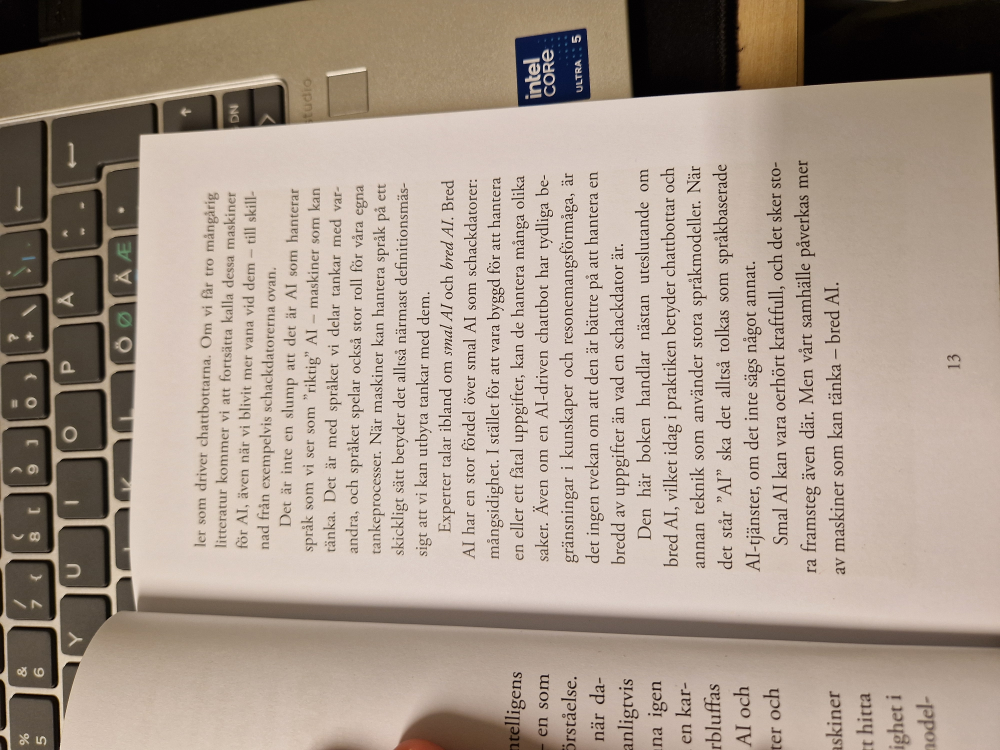
#> input picture Ai för nybörjare 2.0/20260828_091738.jpg, 4000 x 3000 px (shown at 1/4 size); its folder holds only this picture in this run
$ python -i step5_reocr.py   (imports and definitions only)
#> lines starting #> are read from the running program, lines starting #| are printed output that depends on the picture; after the words box and inside, x2 and y2 are one past the last pixel; in counts of white or black regions, pixels touching at a corner belong together
#!/usr/bin/env python3
"""Steg 5: re-OCR med förbättrad preprocessing. Behåller bäst text per sida."""
import os, re, json, subprocess
from PIL import Image, ImageOps
import cv2
import numpy as np

CROP = "/home/agentops/bok-projekt/crop"
OCR = "/home/agentops/bok-projekt/ocr"
OCR2 = "/home/agentops/bok-projekt/ocr2"
TMP = "/tmp/bok/enh"
# [2 lines not run here, left out]

def score(txt):
    """Andel bokstäver bland alla tecken utom mellanslag. Hög = ren text."""
    t = re.sub(r"\s", "", txt)
    if len(t) < 20:
        return 0.0
    letters = sum(1 for c in t if c.isalpha())
    return letters / len(t)

def enhance_and_ocr(crop_path, out_txt_base):
#> called with out_txt_base = 'out.png'
    im = Image.open(crop_path).convert("RGB")
#> im is the input picture: PIL image 4000x3000 RGB; mean R, G, B 169.3, 153.9, 140.7
    if im.width < 2600:
        s = 2600 / im.width
        im = im.resize((2600, int(im.height * s)), Image.LANCZOS)
    g = cv2.cvtColor(np.array(im), cv2.COLOR_RGB2GRAY)
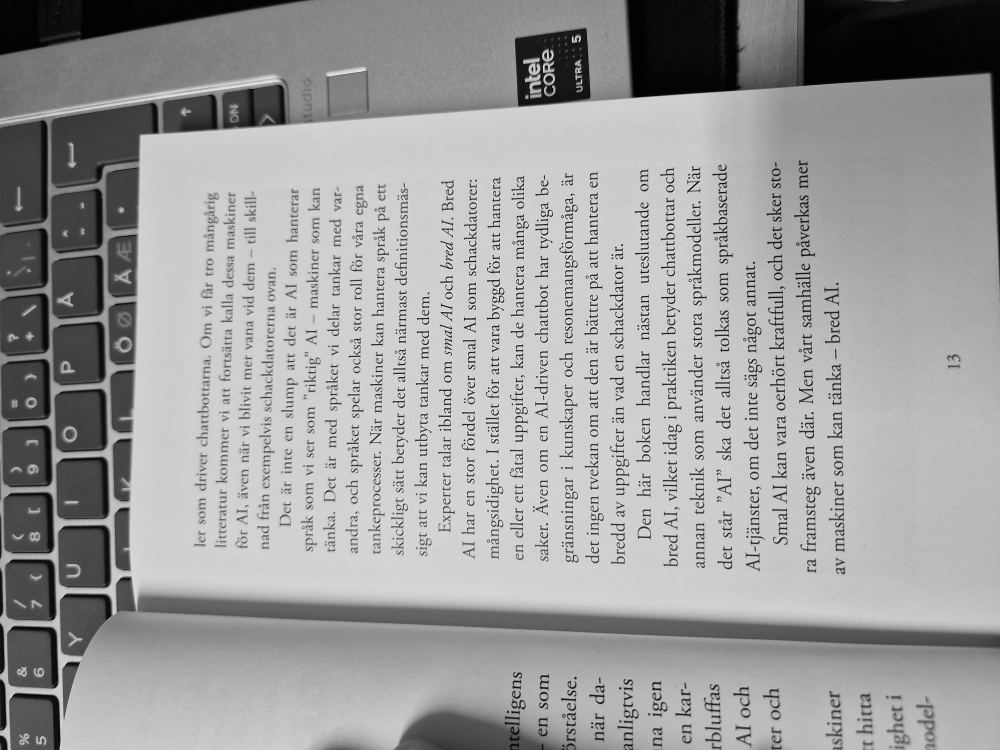
#> g: shape (3000, 4000) (shown at 1/4 size); min 0, max 253, mean 157
    clahe = cv2.createCLAHE(clipLimit=2.0, tileGridSize=(16, 16))
    g = clahe.apply(g)
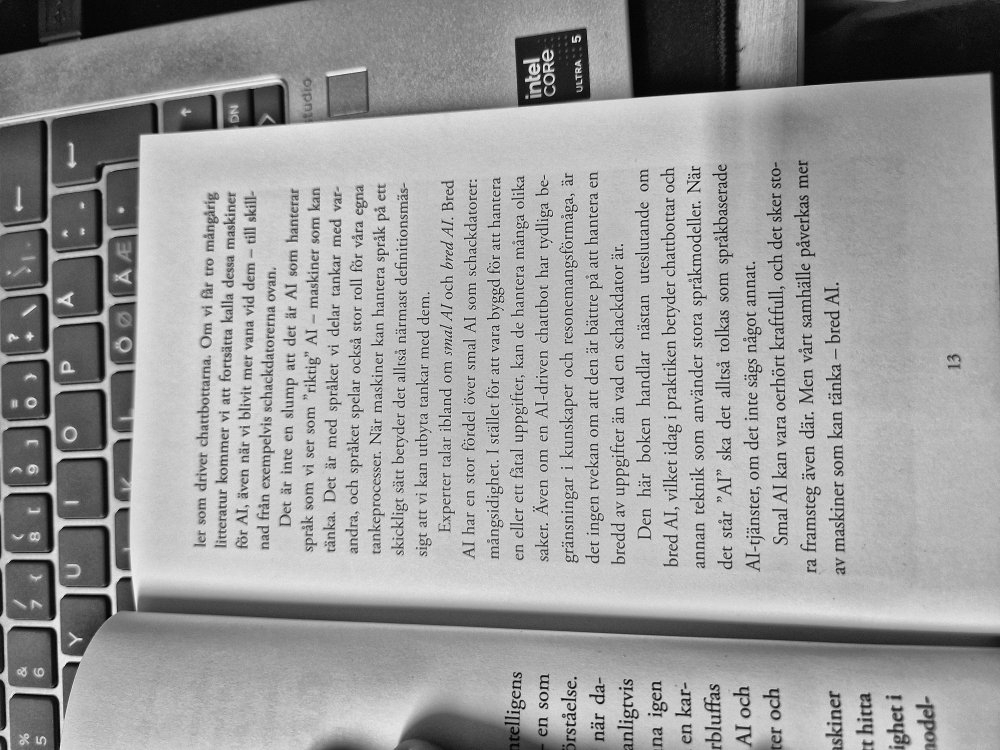
#> g: shape (3000, 4000) (shown at 1/4 size); min 0, max 254, mean 155.3
    g = cv2.bilateralFilter(g, 9, 60, 60)
    # adaptiv tröskel jämnar ut skuggor, behåller text
    th = cv2.adaptiveThreshold(g, 255, cv2.ADAPTIVE_THRESH_GAUSSIAN_C,
                               cv2.THRESH_BINARY, 41, 12)
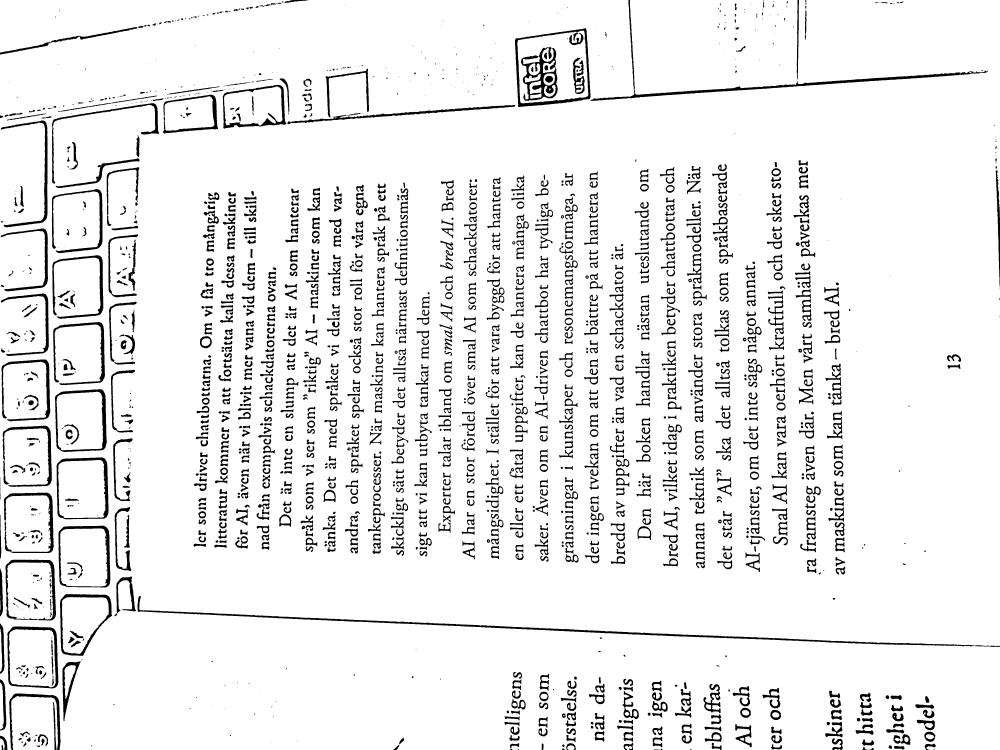
#> th: shape (3000, 4000) (shown at 1/4 size); 92.8% white; 2138 black regions (473 under 20 px), largest, box (x1, y1, x2, y2) and area: (550, 2384, 3899, 2585) 23552, (2361, 0, 3952, 403) 17343, (2084, 187, 2231, 403) 11370
    p = os.path.join(TMP, os.path.basename(out_txt_base) + ".png")
    cv2.imwrite(p, th)
    subprocess.run(["tesseract", p, out_txt_base, "-l", "swe", "--psm", "3"],
                   capture_output=True, check=True)
#> (this line was passed over: subprocess is not available in this run)
#> (the run stopped early here; a loop or call above may not have finished)

$ run again, on Ai för nybörjare 2.0/20260828_092051.jpg
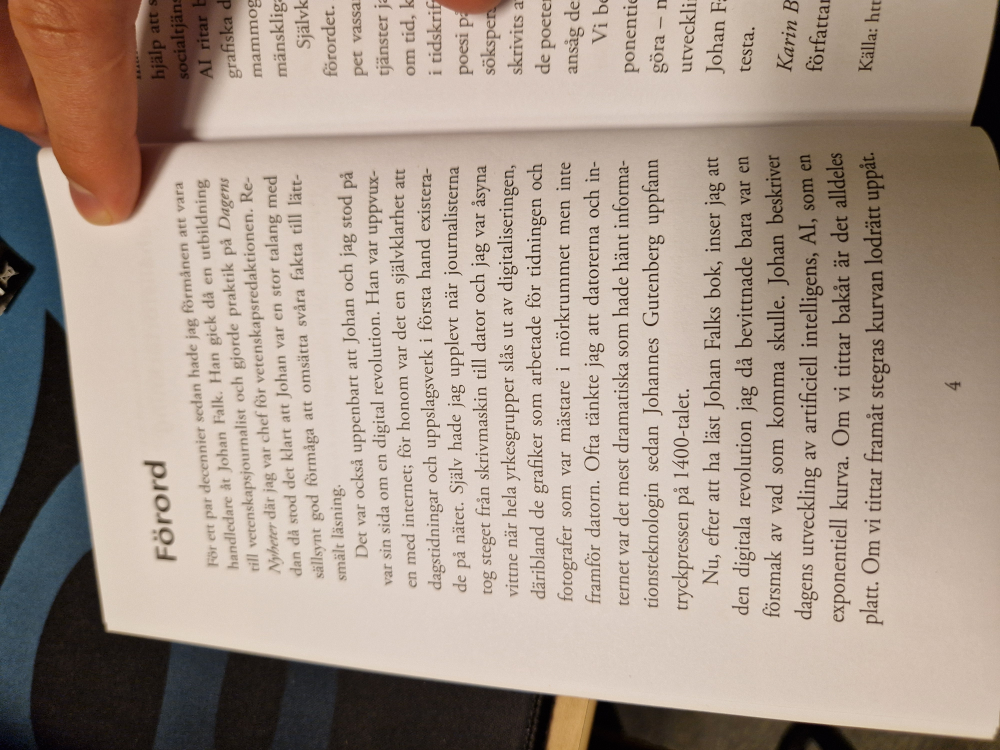
#> input picture Ai för nybörjare 2.0/20260828_092051.jpg, 4000 x 3000 px (shown at 1/4 size)
#> in enhance_and_ocr, im is the input picture: PIL image 4000x3000 RGB; mean R, G, B 170.1, 154, 141.6
#> in enhance_and_ocr, `g = clahe.apply(g)`:
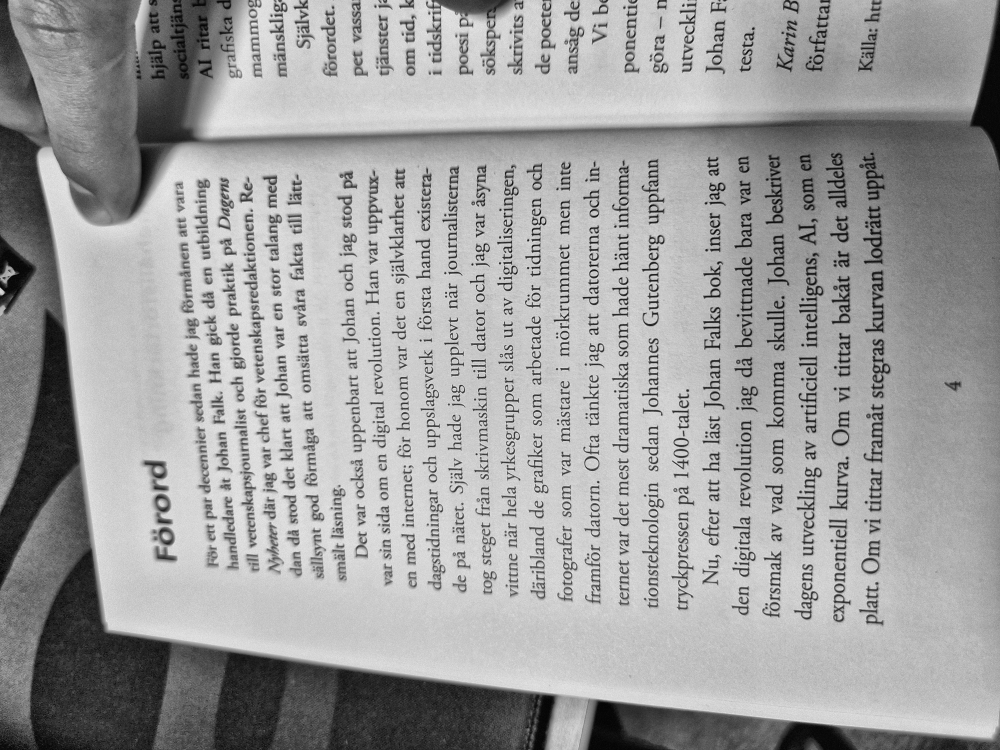
#> g: shape (3000, 4000) (shown at 1/4 size); min 0, max 243, mean 159.2
#> in enhance_and_ocr, `th = cv2.adaptiveThreshold(g, 255, cv2.ADAPTIVE_THRESH_GAUSSIAN_C, cv2..`:
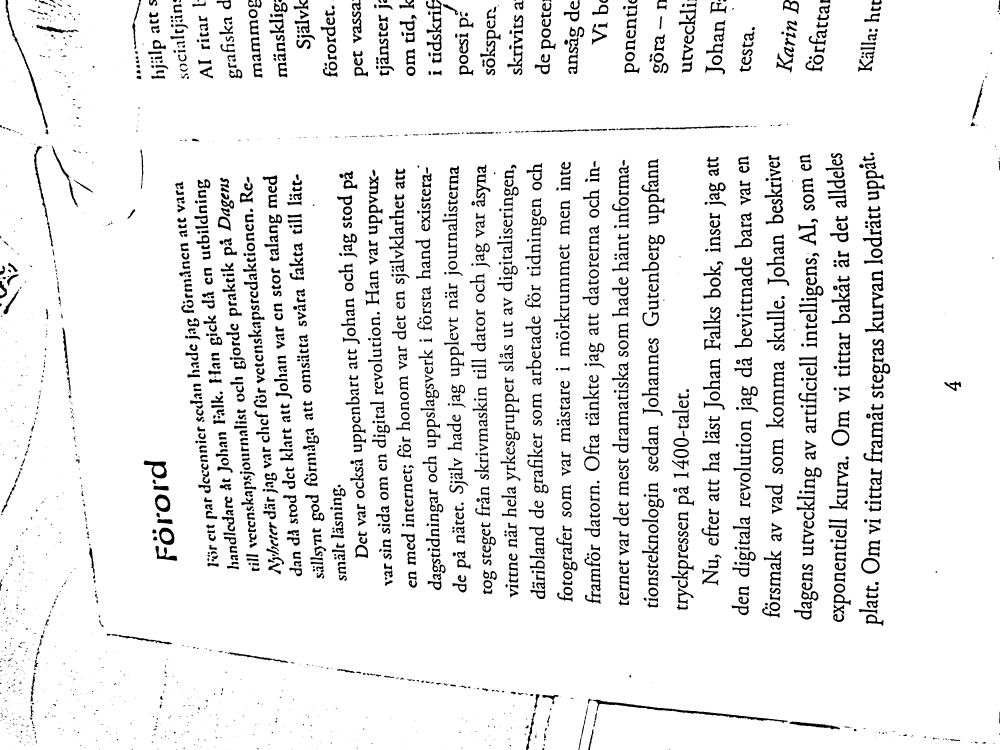
#> th: shape (3000, 4000) (shown at 1/4 size); 92.8% white; 2928 black regions (1070 under 20 px), largest, box (x1, y1, x2, y2) and area: (2371, 2799, 3152, 2892) 6945, (22, 0, 191, 512) 4054, (1704, 0, 1768, 135) 2786

$ run again, on Ai för nybörjare 2.0/20260828_092102.jpg
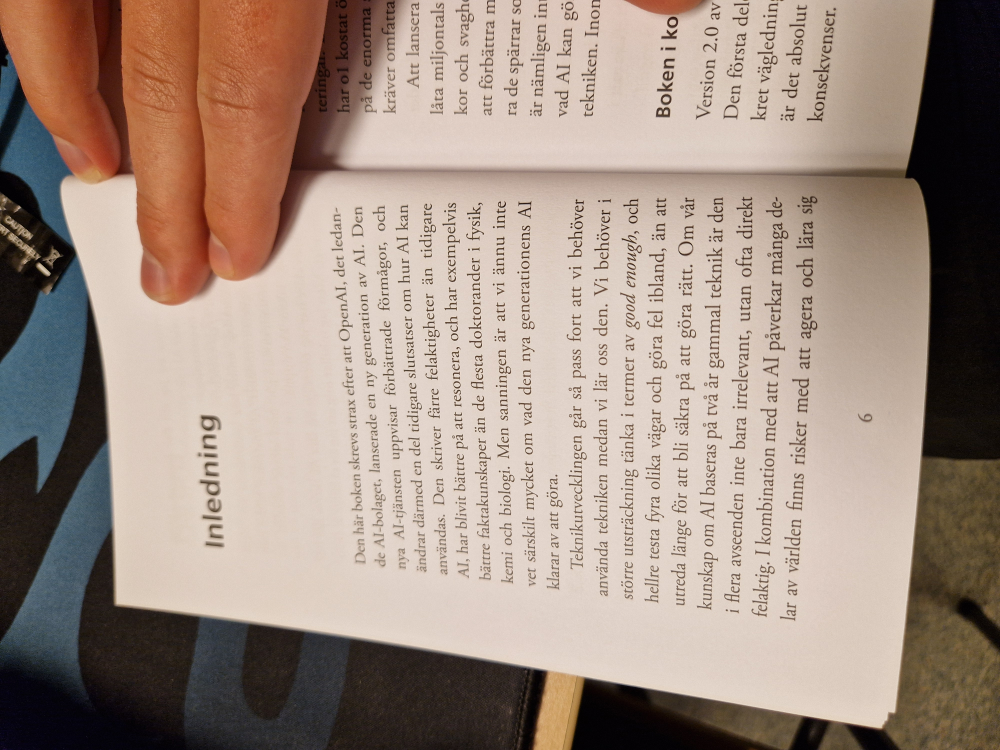
#> input picture Ai för nybörjare 2.0/20260828_092102.jpg, 4000 x 3000 px (shown at 1/4 size)
#> in enhance_and_ocr, im is the input picture: PIL image 4000x3000 RGB; mean R, G, B 161.2, 142.6, 130.6
#> in enhance_and_ocr, `g = clahe.apply(g)`:
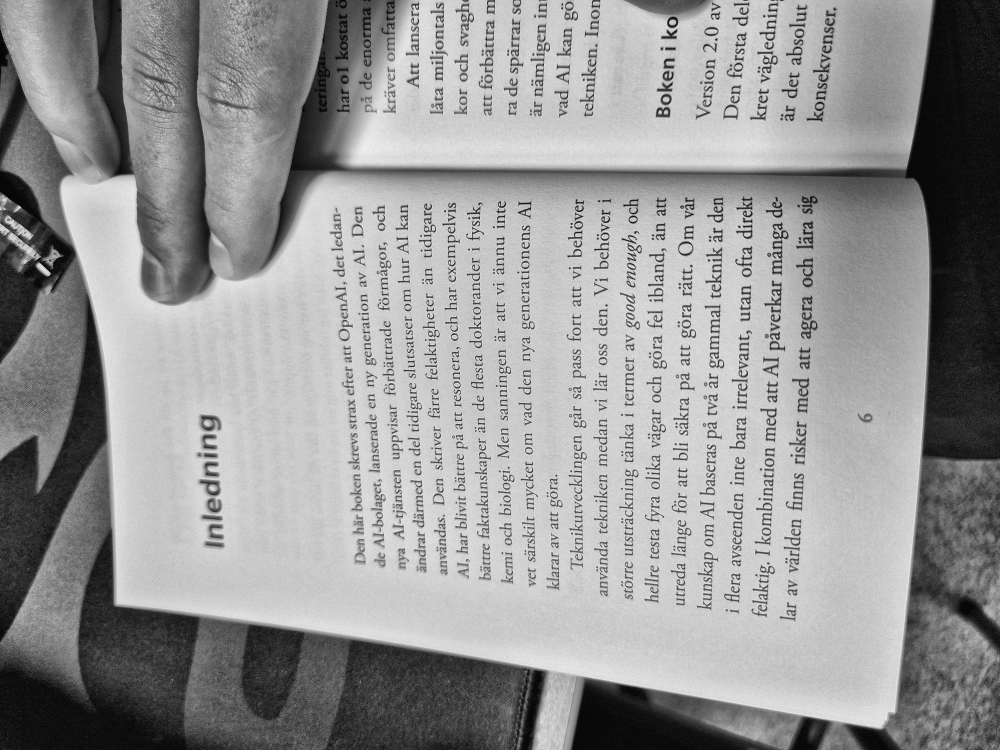
#> g: shape (3000, 4000) (shown at 1/4 size); min 0, max 248, mean 149.9
#> in enhance_and_ocr, `th = cv2.adaptiveThreshold(g, 255, cv2.ADAPTIVE_THRESH_GAUSSIAN_C, cv2..`:
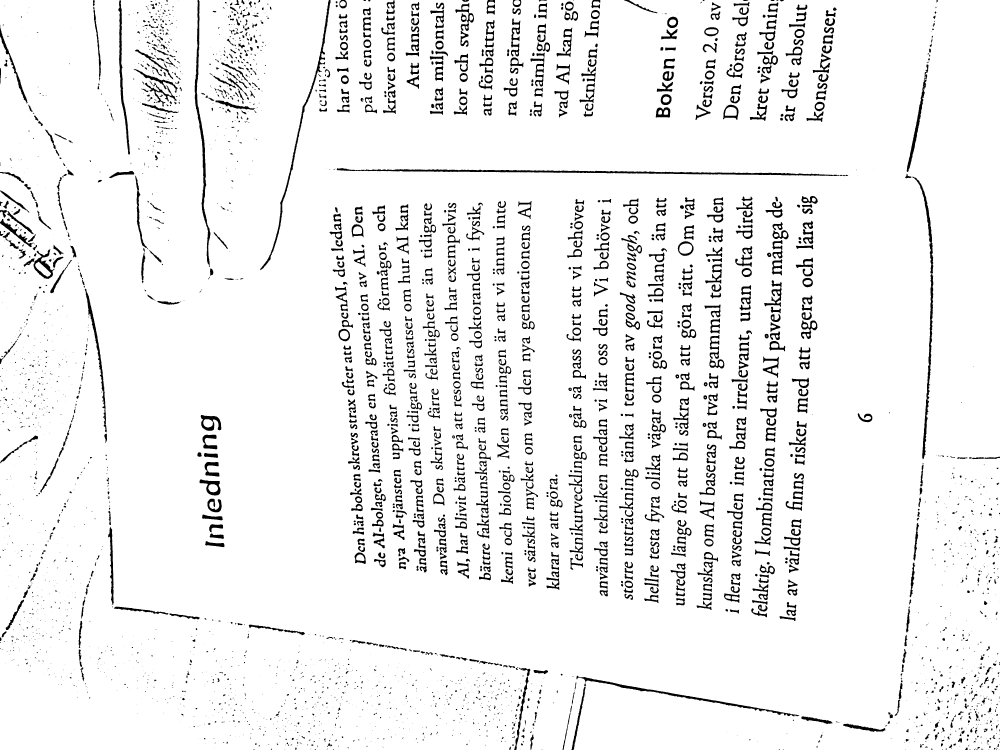
#> th: shape (3000, 4000) (shown at 1/4 size); 94.1% white; 4222 black regions (2244 under 20 px), largest, box (x1, y1, x2, y2) and area: (1347, 672, 3393, 705) 14415, (3648, 707, 3733, 1837) 10064, (779, 0, 842, 1068) 8998

$ run again, on Ai för nybörjare 2.0/20260828_092109.jpg
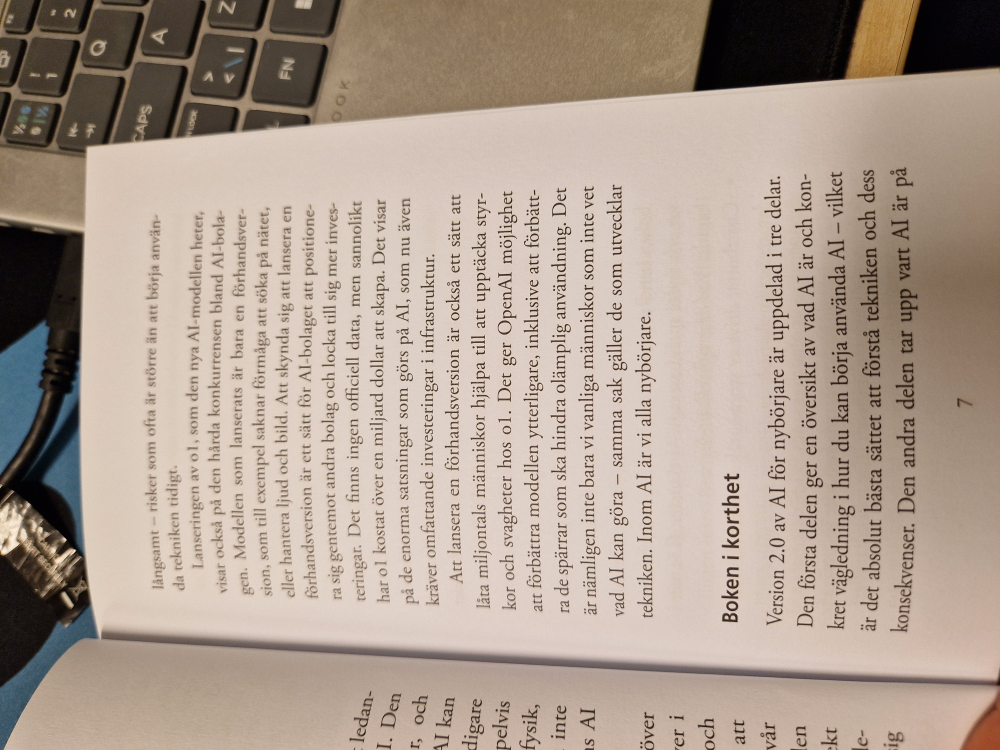
#> input picture Ai för nybörjare 2.0/20260828_092109.jpg, 4000 x 3000 px (shown at 1/4 size)
#> in enhance_and_ocr, im is the input picture: PIL image 4000x3000 RGB; mean R, G, B 174, 157.8, 144.9
#> in enhance_and_ocr, `g = clahe.apply(g)`:
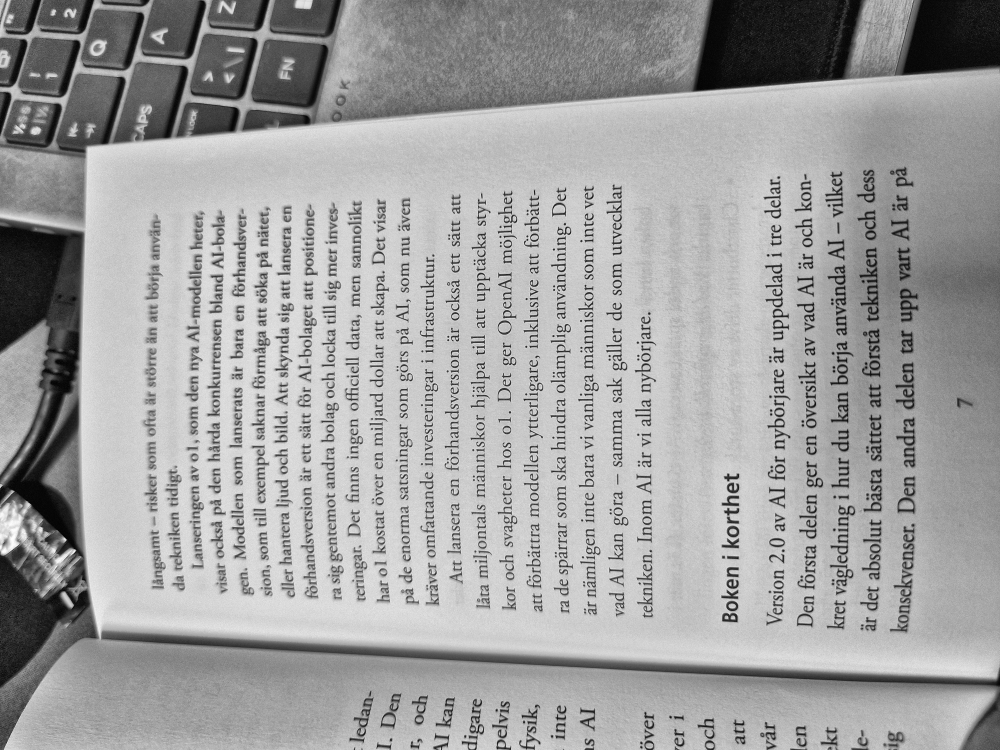
#> g: shape (3000, 4000) (shown at 1/4 size); min 0, max 255, mean 160.9
#> in enhance_and_ocr, `th = cv2.adaptiveThreshold(g, 255, cv2.ADAPTIVE_THRESH_GAUSSIAN_C, cv2..`:
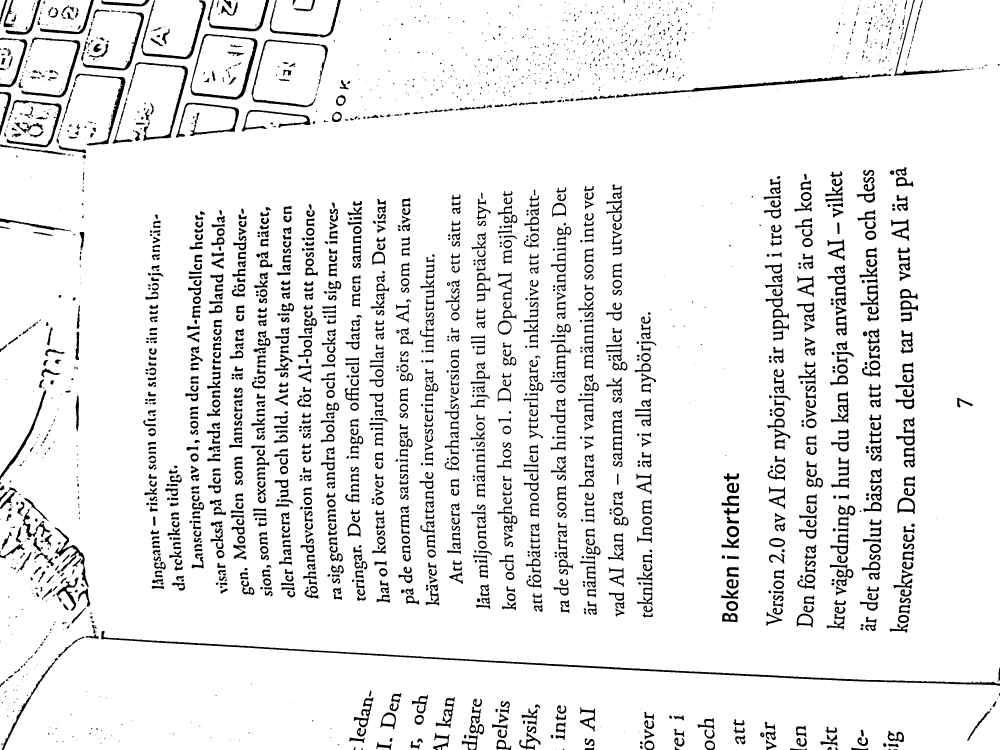
#> th: shape (3000, 4000) (shown at 1/4 size); 92.5% white; 3096 black regions (1099 under 20 px), largest, box (x1, y1, x2, y2) and area: (405, 2523, 4000, 2743) 25228, (2521, 297, 3481, 386) 9535, (761, 136, 1030, 399) 8025
